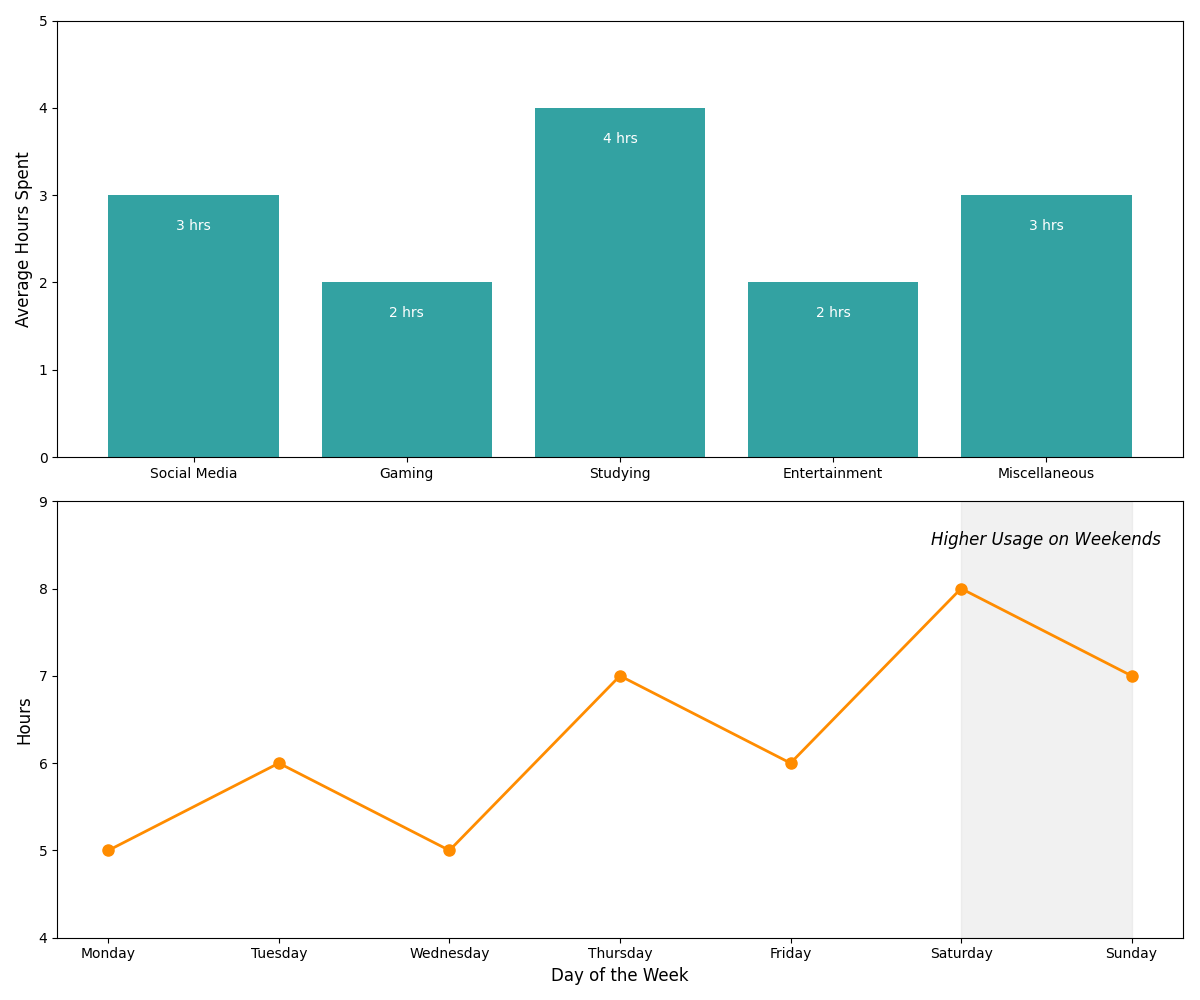

Here is the Python script that generated this plot:
import matplotlib.pyplot as plt
import numpy as np

activities = ['Social Media', 'Gaming', 'Studying', 'Entertainment', 'Miscellaneous']
hours_spent = [3, 2, 4, 2, 3]
days = ['Monday', 'Tuesday', 'Wednesday', 'Thursday', 'Friday', 'Saturday', 'Sunday']
screen_time_week = [5, 6, 5, 7, 6, 8, 7]

fig, (ax1, ax2) = plt.subplots(2, 1, figsize=(12, 10))

# First subplot: Bar chart for average hours spent on activities
bars1 = ax1.bar(activities, hours_spent, color='darkcyan', alpha=0.8)
ax1.set_ylabel('Average Hours Spent', fontsize=12)
ax1.set_ylim(0, 5)

# Adding annotations on the bars
for bar, hour in zip(bars1, hours_spent):
    height = bar.get_height()
    ax1.text(bar.get_x() + bar.get_width() / 2, height - 0.4, f'{hour} hrs', ha='center', color='white', fontsize=10)

# Second subplot: Line plot showing screen time usage distribution over the week
ax2.plot(days, screen_time_week, marker='o', color='darkorange', linewidth=2, markersize=8)
ax2.set_xlabel('Day of the Week', fontsize=12)
ax2.set_ylabel('Hours', fontsize=12)
ax2.set_ylim(4, 9)

# Highlighting the weekend as higher usage days
ax2.axvspan('Saturday', 'Sunday', color='lightgrey', alpha=0.3)
ax2.text(5.5, 8.5, "Higher Usage on Weekends", fontsize=12, fontstyle='italic', ha='center', color='black')

plt.tight_layout()
plt.show()
